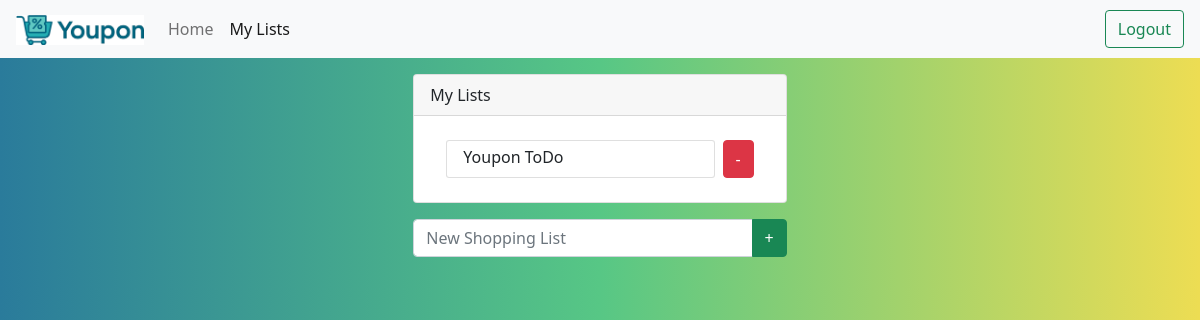
/mylists/ (signed in), run on an earlier commit of the app's database.
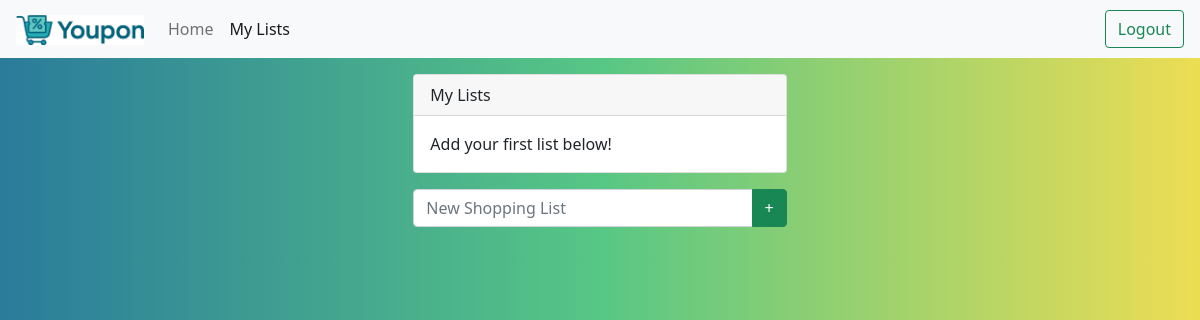
And on a later commit of the database.
### main/models.py (models this page shows, shortened)
class List(models.Model):
    user = models.ForeignKey(User, on_delete = models.CASCADE, related_name="list", null=True)
    name = models.CharField(max_length = 200)

### main/views.py (the view, shortened to what this page needs)
# urls.py: path("mylists/", views.mylists, name="mylists"),
def mylists(request):
    form = CreateNewList()
    return render(request, "main/mylists.html", {"form": form})

### main/forms.py
class CreateNewList(forms.Form):
    name = forms.CharField(
                            label = "",
                            max_length = 200,
                            widget=forms.TextInput(attrs={'class': 'form-control', 'placeholder': 'New Shopping List'})
                          )
    check = forms.BooleanField(required = False)

### main/templates/main/mylists.html (shortened to what this page needs)
{% extends "main/base.html" %}
{% block content %}
    <div class="container-fluid p-3">
        <div class="row justify-content-center">
            <div class="col-12 col-md-6 col-lg-4">
                <div class="mb-3">
                    <div id="mylists" class="card">
                        <div class="card-header">
                            My Lists
                        </div>
                        <div class="card-body">
                            <div class="list-group">
                                {% if user.list.all.count == 0 %}
                                    Add your first list below!
                                {% endif %}
                                {% for list in user.list.all %}
                                    <div class="d-flex justify-content-between list-group-item border-0 pl-0 pr-2">
                                        <a href="/{{list.id}}" class="list-group-item list-group-item-action flex-grow-1 border-o rounded-1 py-1 px-3">
                                            {{list.name}}
                                        </a>
                                        <form method="post" action="#" class="ms-2">
                                            <button type="submit" name="delete_{{list.id}}" value="pressed" class="btn btn-danger" data-toggle="modal" data-target="#exampleModalCenter"> - </button>
                                        </form>
                                    </div>
                                {% endfor %}
                            </div>
                        </div>
                    </div>
                </div>
                <div class="mb-3">
                    <form method="post" action="#">
                        <div class="input-group mb-3">
                            {{form.name}}
                            <button type="submit" name="save" class="btn btn-success">+</button>
                        </div>
                    </form>
                </div>
            </div>
        </div>
    </div>
{% endblock %}

What changed in the data, as far as the page shows it:
removed List: name "Youpon ToDo"
Also different on the page:
text now shown: "Add your first list below!"
